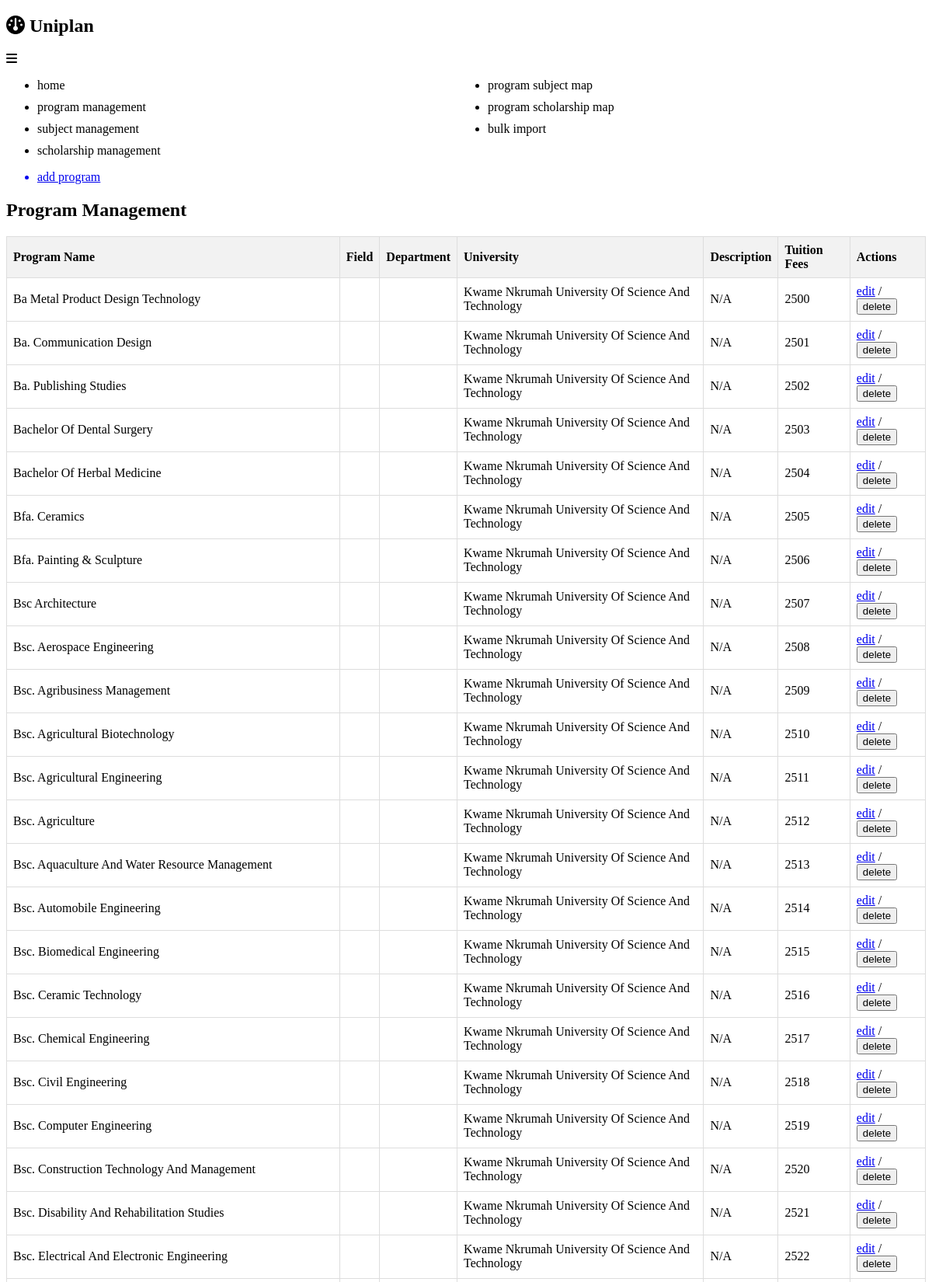
/program_management (upper part), run on the app's committed database.
### uniplan/models.py (models this page shows)
class Program(db.Model):
    __tablename__ = 'program'
    program_id = db.Column(db.Integer, primary_key=True, unique=True)
    program_name = db.Column(db.Text, nullable=False)
    field = db.Column(db.Integer)
    department = db.Column(db.Text)
    university = db.Column(db.Text)
    description = db.Column(db.Text)
    tuition_fees = db.Column(db.Integer)

### uniplan/routes.py (the view)
@app.route('/program_management', methods=['GET'])
def manage_programs():
    programs = Program.query.all()
    return render_template('manage_prog.html', programs=programs)

### uniplan/templates/manage_prog.html (shortened to what this page needs)
{%extends 'base.html'%}
{%block content%}
<ul>
    <a href='{{url_for('add_program')}}'><li>add program</li></a>
</ul>
<div class = 'program-area'>
   <h2>Program Management</h2>
<table>
    <thead>
        <tr>
            <th>Program Name</th>
            <th>Field</th>
            <th>Department</th>
            <th>University</th>
            <th>Description</th>
            <th>Tuition Fees</th>
            <th>Actions</th>
        </tr>
    </thead>
    <tbody>
        {% for program in programs %}
        <tr>
            <td>{{ program.program_name.title() }}</td>
            <td>{{ program.field }}</td>
            <td>{{ program.department }}</td>
            <td>{{ program.university }}</td>
            <td>{{ program.description }}</td>
            <td>{{ program.tuition_fees }}</td>
            <td>
                <a href="#">edit</a> /
                <button class="delete-btn" data-program-id="{{ program.program_id }}">delete</button>
            </td>
        </tr>
        {% endfor %}
    </tbody>
</table>
</div>
{%endblock%}

### uniplan/templates/base.html (shortened to what this page needs)
<!DOCTYPE html>
<html lang="en">
<head>
    <link rel="stylesheet" href="{{ url_for('static', filename='css/main.css') }}">
    <link rel="stylesheet" href="https://cdnjs.cloudflare.com/ajax/libs/font-awesome/6.2.0/css/all.min.css">
</head>
<body>
<div class="dashboard-container">
    <nav class="navigation">
        <h1><a href='{{url_for('index')}}'><i class="fa-solid fa-dashboard"></i> Uni<strong>plan</strong></a></h1>
        <div class="menu-toggle"><i class="fas fa-bars"></i></div>
        <ul>
            <li><a href ='{{url_for('index')}}'>home</a></li>
            <li><a href ='{{url_for('manage_programs')}}'>program management</a></li>
            <li><a href ='{{url_for('manage_sub')}}'>subject management</a></li>
            <li><a href ='{{url_for('scholarships')}}'>scholarship management</a></li>
            <li><a href ='{{url_for('manage_prog_sub')}}'>program subject map</a></li>
            <li><a href ='{{url_for('prog_scholar')}}'>program scholarship map</a></li>
            <li><a href ='{{url_for('bulk_add')}}'>bulk import</a></li>
        </ul>
    </nav>
    <main class="content-area">
    {%block content%}
        {%endblock%}
    </main>
</div>
</body>
</html>

### uniplan/static/css/main.css (style rules this page uses)
table { border-collapse: collapse; width: 100%; }
th, td { border: 1px solid #dddddd; text-align: left; padding: 8px; }
.navigation { list-style: none; padding: 0; }
.navigation h1 a { text-decoration: none; color: inherit; }
.navigation ul { column-count: 2; }
.navigation ul li { margin-bottom: 10px; }
.navigation ul li a { text-decoration: none; color: inherit; display: block; }
th { background-color: #f2f2f2; }

### data on the page
Program: program_name "Ba Metal Product Design Technology", university "Kwame Nkrumah University Of Science And Technology", description "N/A", tuition_fees "2500"
Program: program_name "Ba. Communication Design", university "Kwame Nkrumah University Of Science And Technology", description "N/A", tuition_fees "2501"
Program: program_name "Ba. Publishing Studies", university "Kwame Nkrumah University Of Science And Technology", description "N/A", tuition_fees "2502"
Program: program_name "Bachelor Of Dental Surgery", university "Kwame Nkrumah University Of Science And Technology", description "N/A", tuition_fees "2503"
Program: program_name "Bachelor Of Herbal Medicine", university "Kwame Nkrumah University Of Science And Technology", description "N/A", tuition_fees "2504"
Program: program_name "Bfa. Ceramics", university "Kwame Nkrumah University Of Science And Technology", description "N/A", tuition_fees "2505"
Program: program_name "Bfa. Painting & Sculpture", university "Kwame Nkrumah University Of Science And Technology", description "N/A", tuition_fees "2506"
Program: program_name "Bsc Architecture", university "Kwame Nkrumah University Of Science And Technology", description "N/A", tuition_fees "2507"
Program: program_name "Bsc. Aerospace Engineering", university "Kwame Nkrumah University Of Science And Technology", description "N/A", tuition_fees "2508"
Program: program_name "Bsc. Agribusiness Management", university "Kwame Nkrumah University Of Science And Technology", description "N/A", tuition_fees "2509"
Program: program_name "Bsc. Agricultural Biotechnology", university "Kwame Nkrumah University Of Science And Technology", description "N/A", tuition_fees "2510"
Program: program_name "Bsc. Agricultural Engineering", university "Kwame Nkrumah University Of Science And Technology", description "N/A", tuition_fees "2511"
Program: program_name "Bsc. Agriculture", university "Kwame Nkrumah University Of Science And Technology", description "N/A", tuition_fees "2512"
Program: program_name "Bsc. Aquaculture And Water Resource Management", university "Kwame Nkrumah University Of Science And Technology", description "N/A", tuition_fees "2513"
Program: program_name "Bsc. Automobile Engineering", university "Kwame Nkrumah University Of Science And Technology", description "N/A", tuition_fees "2514"
Program: program_name "Bsc. Biomedical Engineering", university "Kwame Nkrumah University Of Science And Technology", description "N/A", tuition_fees "2515"
Program: program_name "Bsc. Ceramic Technology", university "Kwame Nkrumah University Of Science And Technology", description "N/A", tuition_fees "2516"
Program: program_name "Bsc. Chemical Engineering", university "Kwame Nkrumah University Of Science And Technology", description "N/A", tuition_fees "2517"
Program: program_name "Bsc. Civil Engineering", university "Kwame Nkrumah University Of Science And Technology", description "N/A", tuition_fees "2518"
Program: program_name "Bsc. Computer Engineering", university "Kwame Nkrumah University Of Science And Technology", description "N/A", tuition_fees "2519"
Program: program_name "Bsc. Construction Technology And Management", university "Kwame Nkrumah University Of Science And Technology", description "N/A", tuition_fees "2520"
Program: program_name "Bsc. Disability And Rehabilitation Studies", university "Kwame Nkrumah University Of Science And Technology", description "N/A", tuition_fees "2521"
Program: program_name "Bsc. Electrical And Electronic Engineering", university "Kwame Nkrumah University Of Science And Technology", description "N/A", tuition_fees "2522"
